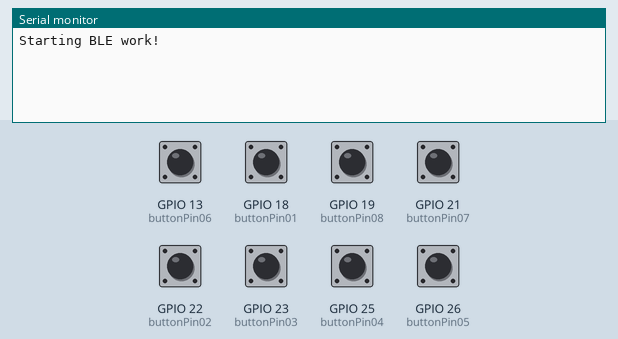
This sketch was run on a simulated ESP32. Shown: the last lines printed to the serial monitor. The test bench sets the inputs (shaded band); at power-on: GPIO 13 (buttonPin06), GPIO 18 (buttonPin01), GPIO 19 (buttonPin08), GPIO 21 (buttonPin07), GPIO 22 (buttonPin02), GPIO 23 (buttonPin03), GPIO 25 (buttonPin04), GPIO 26 (buttonPin05) LOW. USB keyboard and mouse output is not drawn.

Above: at 1.2 s.
1.3 s: GPIO 13 (buttonPin06) pulled HIGH for 0.15 s
At 2.5 s:
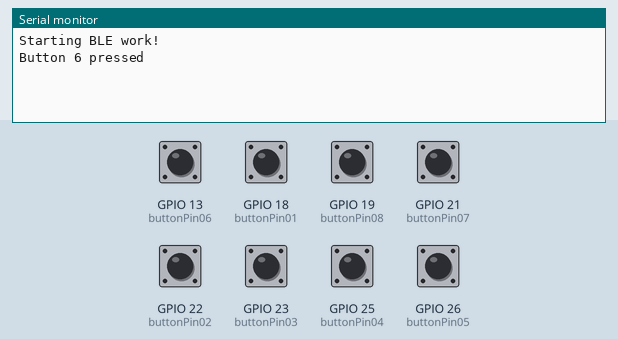
2.9 s: GPIO 18 (buttonPin01) pulled HIGH for 0.15 s
At 4.1 s:
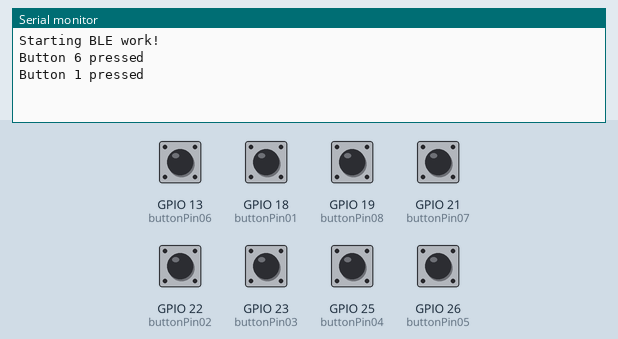
4.5 s: GPIO 19 (buttonPin08) pulled HIGH for 0.15 s
At 5.4 s:
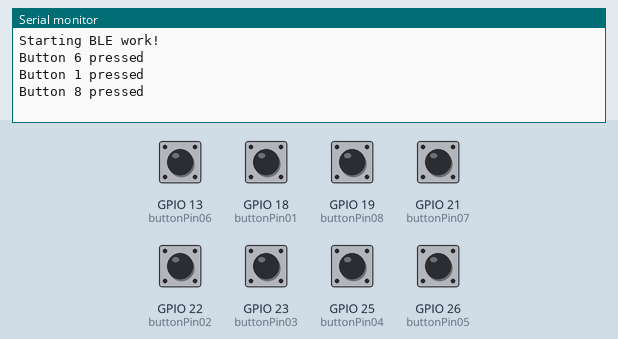
6.1 s: GPIO 21 (buttonPin07) pulled HIGH for 0.15 s
At 6.8 s:
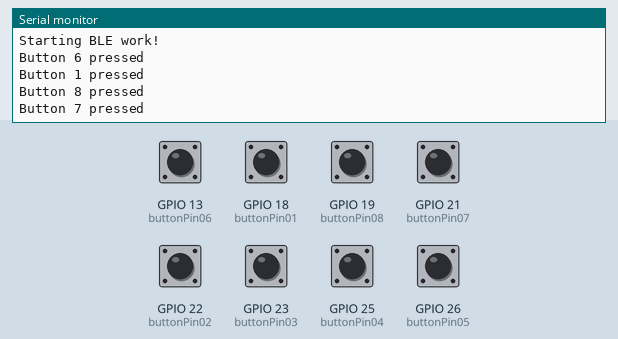
7.7 s: GPIO 22 (buttonPin02) pulled HIGH for 0.15 s
At 8.1 s:
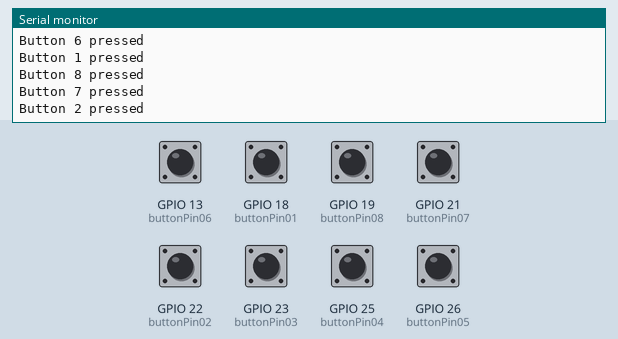
9.3 s: GPIO 23 (buttonPin03) pulled HIGH for 0.15 s
At 10.7 s:
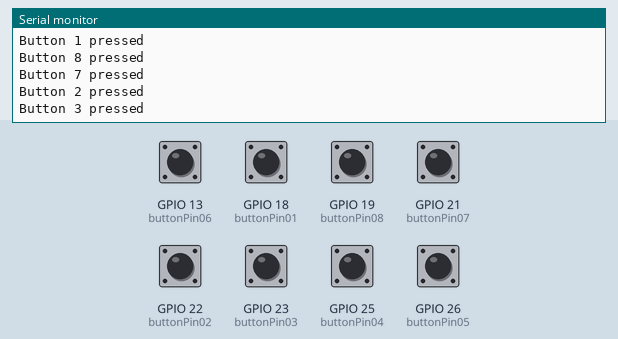
Timing chart, 0 to 11.9 s (numbered marks = the images above; inputs shaded):
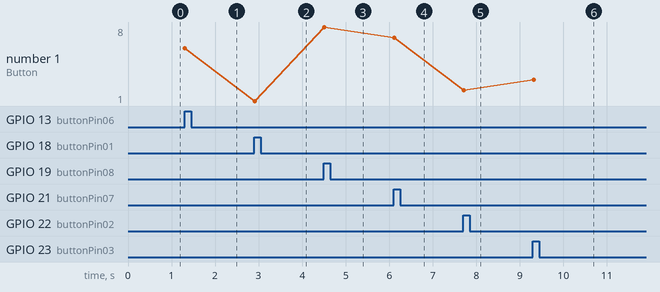

The sketch:

ble_keyboard.ino
```cpp
#include <BleKeyboard.h>
//Se the name of the bluetooth keyboard (that shows up in the bluetooth menu of your device)
BleKeyboard bleKeyboard("STEEMDEX");

const int buttonPin01 = 18;
const int buttonPin02 = 22;
const int buttonPin03 = 23;
const int buttonPin04 = 25;
const int buttonPin05 = 26;
const int buttonPin06 = 13;
const int buttonPin07 = 21;
const int buttonPin08 = 19;

//Set the old button state to be LOW/false; which means not pressed
boolean oldPinState01 = LOW;
boolean oldPinState02 = LOW;
boolean oldPinState03 = LOW;
boolean oldPinState04 = LOW;
boolean oldPinState05 = LOW;
boolean oldPinState06 = LOW;
boolean oldPinState07 = LOW;
boolean oldPinState08 = LOW;

void setup() {
  //Start the Serial communication (with the computer at 115200 bits per second)
  Serial.begin(115200);
  //Send this message to the computer
  Serial.println("Starting BLE work!");
  //Begin the BLE keyboard/start advertising the keyboard (so phones can find it)
  bleKeyboard.begin();
  //Make the button pin an INPUT_PULLDOWN pin, which means that it is normally LOW, untill it is pressed/ connected to the 3.3V
  pinMode(buttonPin01, INPUT_PULLDOWN);
  pinMode(buttonPin02, INPUT_PULLDOWN);
  pinMode(buttonPin03, INPUT_PULLDOWN);
  pinMode(buttonPin04, INPUT_PULLDOWN);
  pinMode(buttonPin05, INPUT_PULLDOWN);
  pinMode(buttonPin06, INPUT_PULLDOWN);
  pinMode(buttonPin07, INPUT_PULLDOWN);
  pinMode(buttonPin08, INPUT_PULLDOWN);
}

void loop() {

  if (bleKeyboard.isConnected()) {
    //if the keyboard is connected to a device
    if (digitalRead(buttonPin01) == HIGH) {
      //If the button pin is pressed (since it is pulled down, it is pressed when it is high
      if (oldPinState01 == LOW) {
        //if the old Pin state was LOW and the button pin is HIGH than...
        //send key stroke
        //bleKeyboard.press(KEY_LEFT_CTRL);
        bleKeyboard.press(KEY_LEFT_ALT);
        bleKeyboard.press(KEY_F1);
        Serial.println("Button 1 pressed");
        delay(100);
        bleKeyboard.releaseAll();
      }
      oldPinState01 = HIGH;
    } else {
      oldPinState01 = LOW;
    }

    if (digitalRead(buttonPin02) == HIGH) {
      //If the button pin is pressed (since it is pulled down, it is pressed when it is high
      if (oldPinState02 == LOW) {
        //if the old Pin state was LOW and the button pin is HIGH than...
        //send key stroke
        //bleKeyboard.press(KEY_LEFT_CTRL);
        bleKeyboard.press(KEY_LEFT_ALT);
        bleKeyboard.press(KEY_F2);
        Serial.println("Button 2 pressed");
        delay(100);
        bleKeyboard.releaseAll();
      }
      oldPinState02 = HIGH;
    } else {
      oldPinState02 = LOW;
    }


    if (digitalRead(buttonPin03) == HIGH) {
      //If the button pin is pressed (since it is pulled down, it is pressed when it is high
      if (oldPinState03 == LOW) {
        //if the old Pin state was LOW and the button pin is HIGH than...
        //send key stroke
        //bleKeyboard.press(KEY_LEFT_CTRL);
        bleKeyboard.press(KEY_LEFT_ALT);
        bleKeyboard.press(KEY_F3);
        Serial.println("Button 3 pressed");
        delay(100);
        bleKeyboard.releaseAll();
      }
      oldPinState03 = HIGH;
    } else {
      oldPinState03 = LOW;
    }

    if (digitalRead(buttonPin04) == HIGH) {
      //If the button pin is pressed (since it is pulled down, it is pressed when it is high
      if (oldPinState04 == LOW) {
        //if the old Pin state was LOW and the button pin is HIGH than...
        //send key stroke
        //bleKeyboard.press(KEY_LEFT_CTRL);
        bleKeyboard.press(KEY_LEFT_ALT);
        bleKeyboard.press(KEY_F9);
        Serial.println("Button 4 pressed");
        delay(100);
        bleKeyboard.releaseAll();
      }
      oldPinState04 = HIGH;
    } else {
      oldPinState04 = LOW;
    }

    if (digitalRead(buttonPin05) == HIGH) {
      //If the button pin is pressed (since it is pulled down, it is pressed when it is high
      if (oldPinState05 == LOW) {
        //if the old Pin state was LOW and the button pin is HIGH than...
        //send key stroke
       // bleKeyboard.press(KEY_LEFT_CTRL);
        bleKeyboard.press(KEY_LEFT_ALT);
        bleKeyboard.press(KEY_F5);
        Serial.println("Button 5 pressed");
        delay(100);
        bleKeyboard.releaseAll();
      }
      oldPinState05 = HIGH;
    } else {
      oldPinState05 = LOW;
    }

    if (digitalRead(buttonPin06) == HIGH) {
      //If the button pin is pressed (since it is pulled down, it is pressed when it is high
      if (oldPinState06 == LOW) {
        //if the old Pin state was LOW and the button pin is HIGH than...
        //send key stroke
        //bleKeyboard.press(KEY_LEFT_CTRL);
        bleKeyboard.press(KEY_LEFT_ALT);
        bleKeyboard.press(KEY_F6);
        Serial.println("Button 6 pressed");
        delay(100);
        bleKeyboard.releaseAll();
      }
      oldPinState06 = HIGH;
    } else {
      oldPinState06 = LOW;
    }

    if (digitalRead(buttonPin07) == HIGH) {
      //If the button pin is pressed (since it is pulled down, it is pressed when it is high
      if (oldPinState07 == LOW) {
        //if the old Pin state was LOW and the button pin is HIGH than...
        //send key stroke
        //bleKeyboard.press(KEY_LEFT_CTRL);
        bleKeyboard.press(KEY_LEFT_ALT);
        bleKeyboard.press(KEY_F11);
        Serial.println("Button 7 pressed");
        delay(100);
        bleKeyboard.releaseAll();
      }
      oldPinState07 = HIGH;
    } else {
      oldPinState07 = LOW;
    }

    if (digitalRead(buttonPin08) == HIGH) {
      //If the button pin is pressed (since it is pulled down, it is pressed when it is high
      if (oldPinState08 == LOW) {
        //if the old Pin state was LOW and the button pin is HIGH than...
        //send key stroke
        //bleKeyboard.press(KEY_LEFT_CTRL);
        bleKeyboard.press(KEY_LEFT_ALT);
        bleKeyboard.press(KEY_F8);
        Serial.println("Button 8 pressed");
        delay(100);
        bleKeyboard.releaseAll();
      }
      oldPinState08 = HIGH;
    } else {
      oldPinState08 = LOW;
    }
  }
  delay(50);
}
```

Measured:
- after the input at 1.3 s, the serial monitor: prints a new line at once (image 1)
- after the input at 2.9 s, the serial monitor: prints a new line at once (image 2)
- after the input at 4.5 s, the serial monitor: prints a new line at once (image 3)
- after the input at 6.1 s, the serial monitor: prints a new line at once (image 4)
- after the input at 7.7 s, the serial monitor: prints a new line at once (image 5)
- after the input at 9.3 s, the serial monitor: prints a new line at once (image 6)
- plotted number 1: 6 → 1 after the input at 2.9 s, 1 → 8 after the input at 4.5 s, 8 → 7 after the input at 6.1 s, 7 → 2 after the input at 7.7 s, 2 → 3 after the input at 9.3 s
